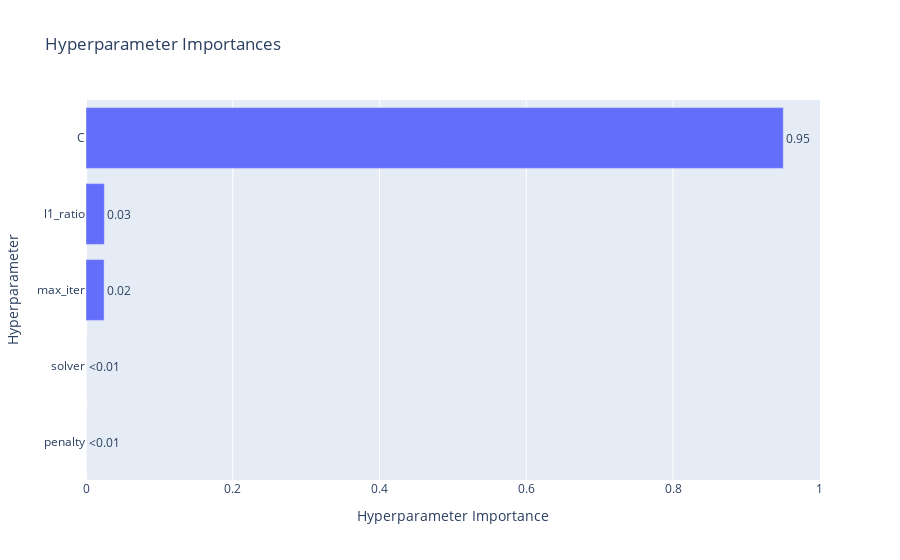

The notebook cell this image was saved under:
### Code cell
optuna.visualization.plot_param_importances(study)

### Figure 1 — Plotly figure (JSON) as saved in the notebook; plotly's stock layout.template omitted (floating-point values rounded to 4 significant figures)
{"data": [{"cliponaxis": false, "hovertemplate": ["penalty (CategoricalDistribution): 0.0<extra></extra>", "solver (CategoricalDistribution): 0.0<extra></extra>", "max_iter (IntDistribution): 0.0246975596528313<extra></extra>", "l1_ratio (FloatDistribution): 0.02504956501764747<extra></extra>", "C (FloatDistribution): 0.9502528753295213<extra></extra>"], "name": "Objective Value", "orientation": "h", "text": ["<0.01", "<0.01", "0.02", "0.03", "0.95"], "textposition": "outside", "type": "bar", "x": [0, 0, 0.0247, 0.02505, 0.9503], "y": ["penalty", "solver", "max_iter", "l1_ratio", "C"]}], "layout": {"title": {"text": "Hyperparameter Importances"}, "xaxis": {"title": {"text": "Hyperparameter Importance"}}, "yaxis": {"title": {"text": "Hyperparameter"}}}}
